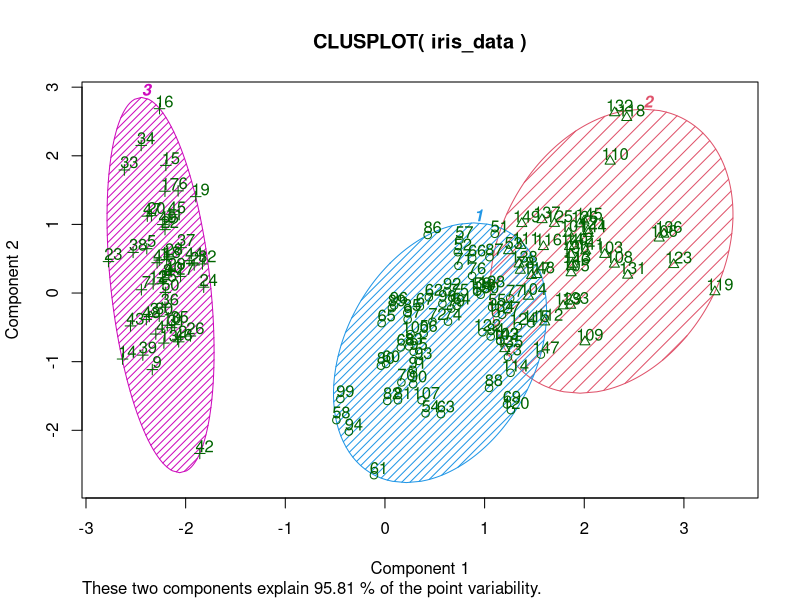
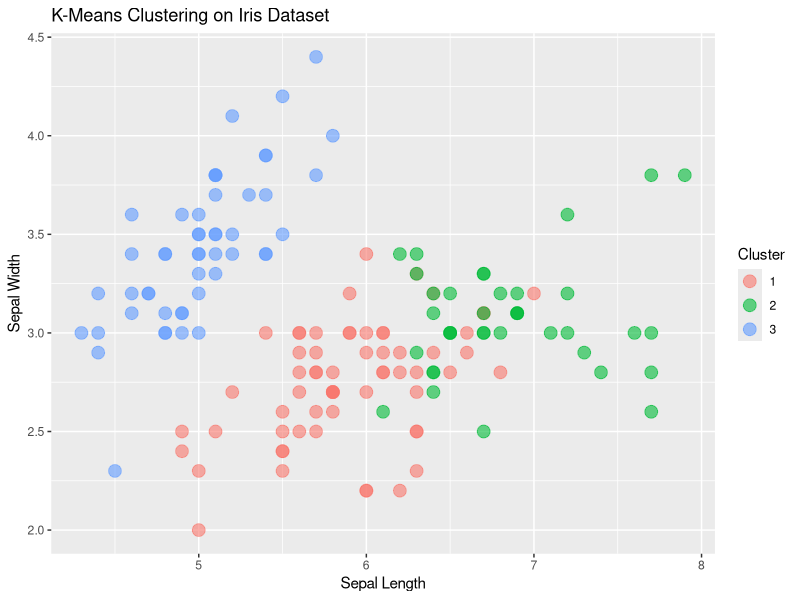
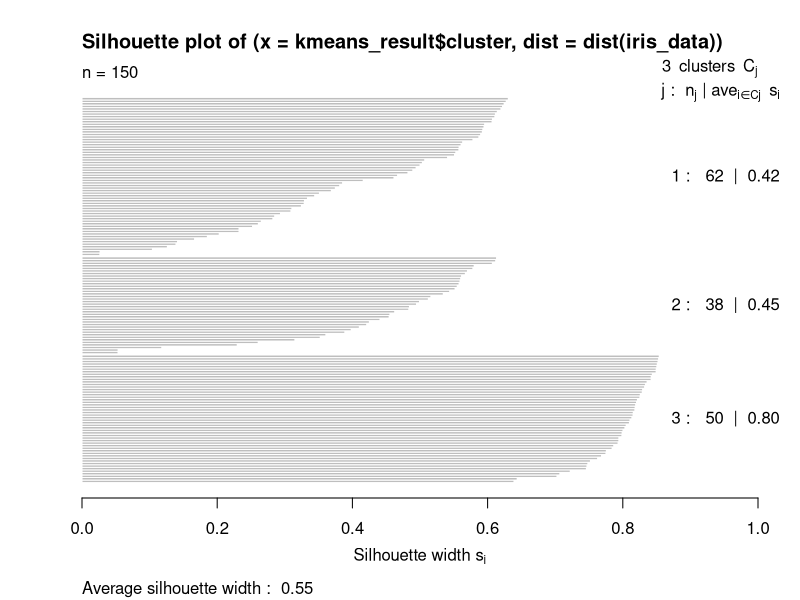

Source code (R) for these figures, in order:
# Load the necessary libraries and dataset
data(iris)

# View the data
head(iris)

# Processing the data
# Removing the species column for clustering
iris_data = iris[,-5]

# Apply k-Means algorithm
kmeans_result <- kmeans(iris_data,centers = 3,nstart = 25)
print(kmeans_result)

# Visualize the results
library(cluster) # For clustering visualization
library(ggplot2) # For better visualization

# Plot the clusters
clusplot(iris_data, kmeans_result$cluster, color = TRUE, shade = TRUE, labels = 2, lines = 0)

# Evaluate the performance
table(iris$Species,kmeans_result$cluster)

# Visialize using ggplot2
iris_clustered <- iris
iris_clustered$Cluster <- as.factor(kmeans_result$cluster)
ggplot(iris_clustered,aes(x = Sepal.Length, y = Sepal.Width, color = Cluster))+
  geom_point(size = 4,alpha = 0.6)+
  labs(title = "K-Means Clustering on Iris Dataset", x = "Sepal Length", y = "Sepal Width")

# Load cluster library for silhoutte calculation
library(cluster)

# Calculate Silhoutte score
sil_score <- silhouette(kmeans_result$cluster,dist(iris_data))
plot(sil_score)

#Calculate Adjusted Rand Index(ARI)
install.packages("mclust")
library("mclust")
ari <- adjustedRandIndex(iris$Species,kmeans_result$cluster)
cat("Adjusted Rand Index:",ari)
